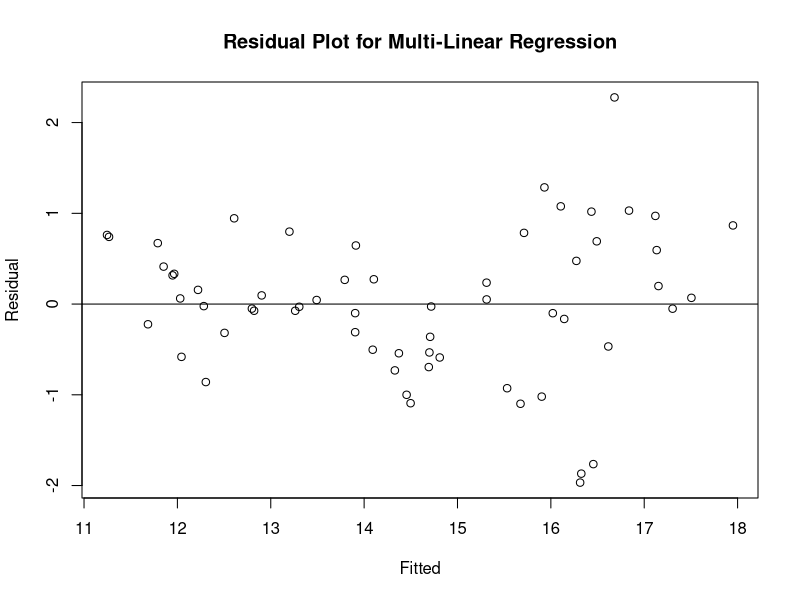
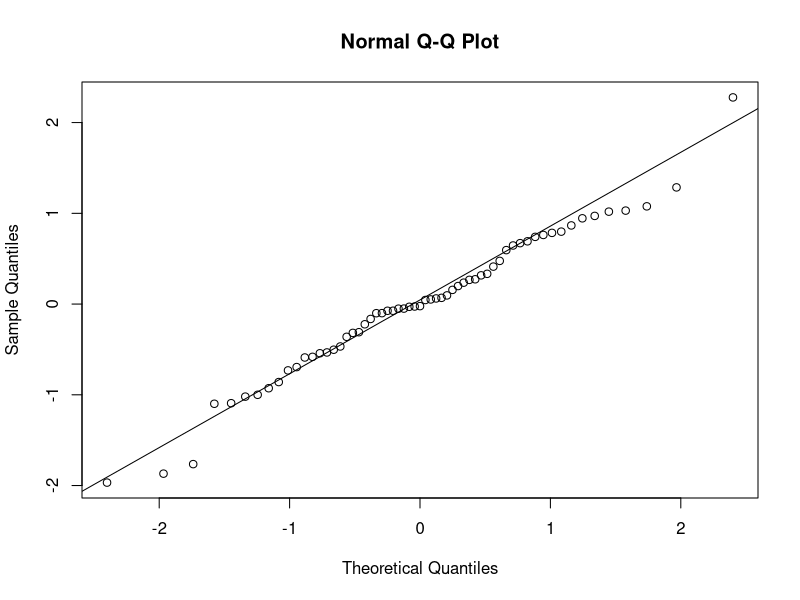

Reproduce these figures in R, in order.
setwd("/Users/jordan.Mac/Desktop/college/clarkson/fall23/stats_project") # change this
cat("\f") # clean the console
rm(list = ls()) # clean the environment
# Lets read the data
# library(readxl)
df <- read.csv("fighterjetcosts.csv")

#df$vs <- factor(df$vs)
# Perform multiple linear regression
fit_mlr <- lm(FlyawayCost ~ Thrust + Climb + MTOW, data = df)

res <- resid(fit_mlr)
plot(fitted(fit_mlr), res, main = "Residual Plot for Multi-Linear Regression",
     xlab = "Fitted", ylab = "Residual")
abline(0,0) # horizontal line at (0,0)

qqnorm(res) # make a Q-Q plot
qqline(res) # add diagonal line

# Print the summary of the regression model
print(summary(fit_mlr))

